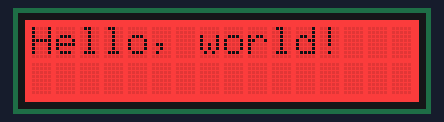
A sketch run on a simulated Arduino Uno, built with avr-gcc and run on an emulated ATmega328P. Parts: 16×2 character LCD.

Above: at 0.1 s.
At 1.1 s:
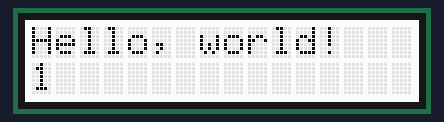
At 10.1 s:
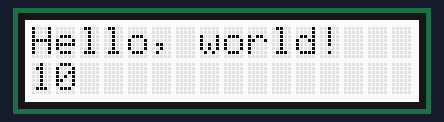
At 20.1 s:
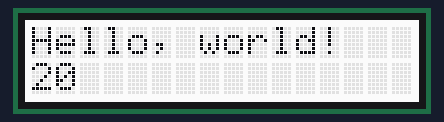
At 29.1 s:
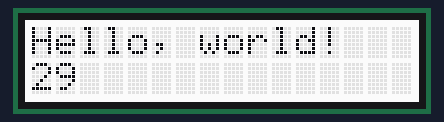
At 38.1 s:
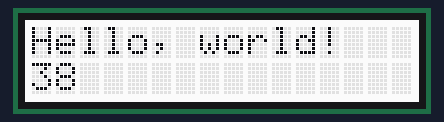

Measured:
- what the display in image 1 shows lasts 1.0 s, from 1.1 s to 2.1 s

The sketch:

04_09_lcd.ino
```cpp
#include <Wire.h>
#include "rgb_lcd.h"

rgb_lcd lcd;

void setup() {
    lcd.begin(16, 2);
    lcd.setRGB(255, 0, 0);
    lcd.print("Hello, world!");
    delay(1000);
    lcd.setRGB(255, 255, 255);
}

void loop() {
    lcd.setCursor(0, 1);
    lcd.print(millis() / 1000);
    delay(100);
}

/*********************************************************************************************************
    END FILE
*********************************************************************************************************/
```
